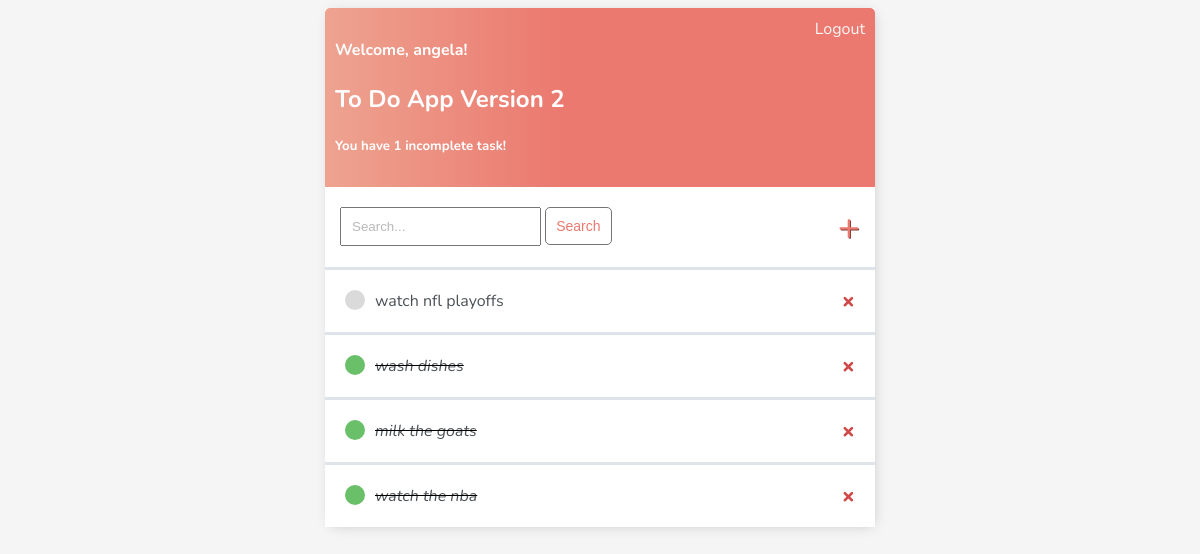
The page / (signed in) on the database as committed earlier.
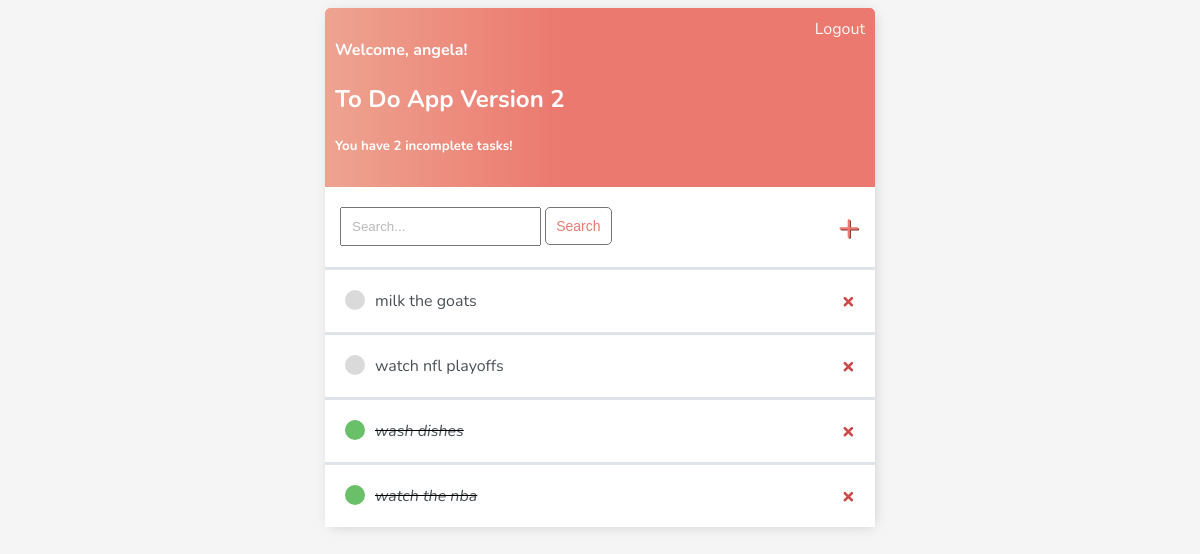
The same page on the database as committed later.
### base/models.py (models this page shows)
class Task(models.Model):
    user = models.ForeignKey(
        User, on_delete=models.CASCADE, null=True)
    title = models.CharField(max_length=30)
    description = models.TextField(null=True, blank=True)
    completed = models.BooleanField(null=True, blank=True)
    def __str__(self):
        return self.title
    class Meta:
        ordering = ["completed"]

### base/views.py (the view)
# urls.py: path('', ShowTasks.as_view(), name='tasks'),
class ShowTasks(LoginRequiredMixin, ListView):
    model = Task
    context_object_name = 'tasks'
    def get_context_data(self, **kwargs):
        context = super().get_context_data(**kwargs)
        context['tasks'] = Task.objects.filter(user=self.request.user)
        context['count'] = context['tasks'].filter(completed=False).count()
        search_input = self.request.GET.get('search-bar')
        if search_input:
            context['tasks'] = context['tasks'].filter(
                title__contains=search_input)
        return context

### base/templates/base/task_list.html
{% extends 'base/main.html' %}
{% block content %}
<div class="header-bar">
    <div>
        <h4>Welcome, {{ user }}!</h4>
        <h2> To Do App Version 2 </h2>
        <h5> You have {{ count }} incomplete task{{ count|pluralize:"s" }}! </h5>
    </div>
    {% if request.user.is_authenticated %}
    <a href="{% url 'logout' %}">Logout</a> {% else %}
    <a href="{% url 'login' %}">Login</a> {% endif %}
</div>
<div id="search-add-wrapper">
    <form method="get">
        <input type="search" name="search-bar" placeholder="Search...">
        <input class="button" type="Submit" value="Search">
    </form>
    <a id="add-link" href="{% url 'create' %}">&#x2b;</a>
</div>
{% for task in tasks %}
    <div class="task-wrapper">
        {% if task.completed %}
            <div class="task-title">
                <div class="task-complete-icon"></div>
                <i><s><a href="{% url 'edit' task.id %}">{{ task }}</a></s></i>
            </div>
        {% else %}
            <div class="task-title">
                <div class="task-incomplete-icon"></div>
                <a href="{% url 'edit' task.id %}">{{ task }}</a>
            </div>
        {% endif %}
        <a class="delete-link" href="{% url 'delete' task.id %}">&#215;</a>
    </div>
{% empty %}
<h2 class="no-tasks-message">No tasks detected</h2>
{% endfor %}
{% endblock content %}

### base/templates/base/main.html (shortened to what this page needs)
<!DOCTYPE html>
<html>
<head>
</head>
<body>
    <div class="container">
        {% block content %}
        {% endblock content %}
    </div>
</body>
</html>

### base/templates/base/main.html (style rules this page uses)
body { background-color: whitesmoke; font-family: 'Nunito', sans-serif; }
.container { max-width: 550px; margin: auto; background-color: #fff; -webkit-box-shadow: 2px 2px 13px -4px rgba(0, 0, 0, 0.21); box-shadow: 2px 2px 13px -4px rgba(0, 0, 0, 0.21); }
.header-bar { display: flex; color: #fff; padding: 10px; border-radius: 5px 5px 0 0; justify-content: space-between; background: linear-gradient(90deg, #EEA390 0%, #EB796F 43%, #EB796F 100%); }
.header-bar a { color: rgb(247, 247, 247); text-decoration: none; }
#search-add-wrapper { display: flex; justify-content: space-between; align-items: center; padding: 15px; }
input[type=search] { padding: 10px; }
::placeholder { font-weight: 300; opacity: 0.5; }
.button { border: 1px solid #757575; background-color: #FFF; color: #EB796F; padding: 10px; font-size: 14px; border-radius: 5px; cursor: pointer; text-decoration: none; }
#add-link { color: #EB796F; text-decoration: none; font-size: 37px; text-shadow: 1px 1px #81413b; }
.task-wrapper { display: flex; align-items: center; justify-content: space-between; background-color: #fff; border-top: 3px solid #dfe4ea; overflow: hidden; }
.task-title { display: flex; padding: 20px; }
.task-title a { text-decoration: none; color: #4b5156; margin-left: 10px; }
.task-complete-icon { height: 20px; width: 20px; background-color: rgb(105, 192, 105); border-radius: 50%; }
.task-incomplete-icon { height: 20px; width: 20px; background-color: rgb(218, 218, 218); border-radius: 50%; }
.delete-link { text-decoration: none; font-weight: 900; color: #cf4949; font-size: 22px; line-height: 0; padding: 20px 20px; }

Rows that differ between the two databases and show on the page:
changed Task "milk the goats": completed True → False (drawn); moves up the list
Other text that changed with them:
{{ count }}: "1" → "2"
